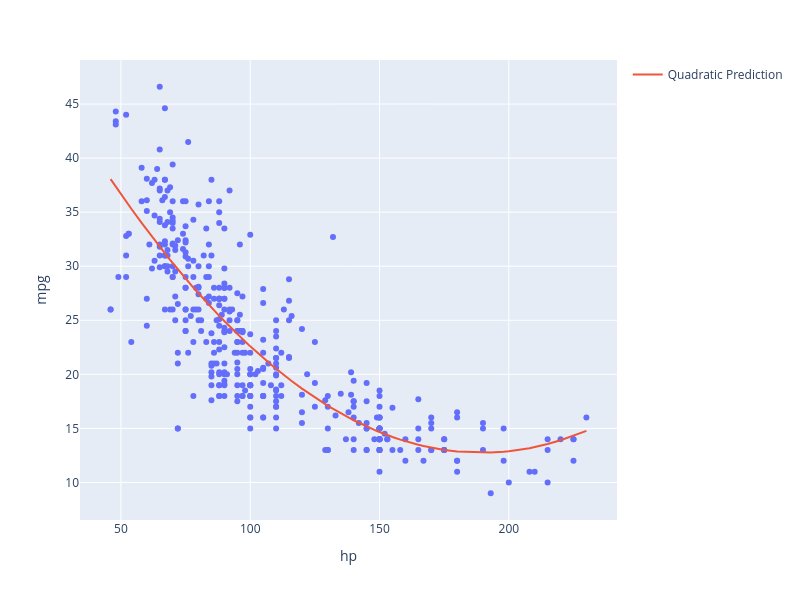

The code cell stored with this chart in its notebook:
### Markdown cell above
To capture the non-linear relationship between the variables, we can introduce a non-linear feature: hp squared. Our new model is:

$$\hat{y} = \theta_0 + \theta_1 (\text{hp}) + \theta_2(\text{hp}^2)$$

### Code cell
X = vehicles[["hp"]]
X.loc[:, "hp^2"] = vehicles["hp"]**2

hp2_model = LinearRegression()
hp2_model.fit(X, y)
hp2_model_predictions = hp2_model.predict(X)


print(f"MSE of model with (hp^2) feature: {np.mean((y-hp2_model_predictions)**2)}")

fig = px.scatter(vehicles, x="hp", y="mpg", width=800, height=600)
fig.add_trace(go.Scatter(x=vehicles["hp"], y=hp2_model_predictions,
                         mode="lines", name="Quadratic Prediction"))
# sns.scatterplot(data=vehicles, x="hp", y="mpg")
# plt.plot(vehicles["hp"], hp2_model_predictions, c="tab:red");

### Figure 1 — Plotly figure (JSON) as saved in the notebook; plotly's stock layout.template omitted (floating-point values rounded to 4 significant figures; data arrays with more than 128 entries replaced by an {"elided": "..."} marker saying what was removed)
{"data": [{"hovertemplate": "hp=%{x}<br>mpg=%{y}<extra></extra>", "legendgroup": "", "marker": {"color": "#636efa", "symbol": "circle"}, "mode": "markers", "name": "", "orientation": "v", "showlegend": false, "type": "scatter", "x": {"elided": "392 int values"}, "xaxis": "x", "y": {"elided": "392 float values"}, "yaxis": "y"}, {"mode": "lines", "name": "Quadratic Prediction", "type": "scatter", "x": {"elided": "392 int values"}, "y": {"elided": "392 float values"}}], "layout": {"height": 600, "legend": {"tracegroupgap": 0}, "margin": {"t": 60}, "width": 800, "xaxis": {"anchor": "y", "domain": [0, 1], "title": {"text": "hp"}}, "yaxis": {"anchor": "x", "domain": [0, 1], "title": {"text": "mpg"}}}}
